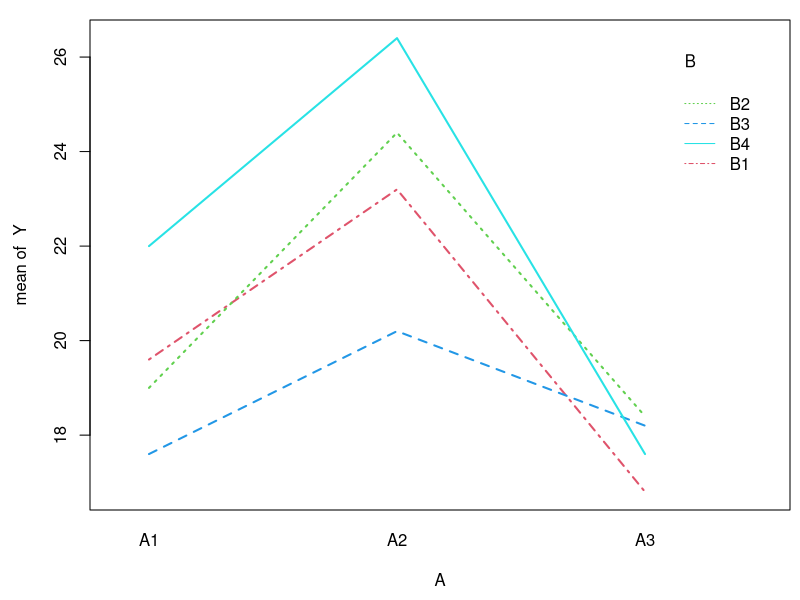

Write the R code that produced this figure.
Y <- scan("tree.data")
A <- gl(3, 20, 60, labels = paste("A", 1:3, sep = ""))
B <- gl(4, 1, 60, labels = paste("B", 1:4, sep = ""))
tree.aov <- aov(Y ~ A+B+A:B)
summary(tree.aov)

tapply(Y, A, mean)
tapply(Y, B, mean)
matrix(tapply(Y, A:B, mean), nr = 3, nc = 4, byrow = T,
       dimnames=list(levels(A), levels(B)))

par(mai=c(0.9,0.9, 0.2, 0.1))
interaction.plot(A, B, Y, lwd = 2, col = 2:5)

savePlot("interaction_plot", type="eps")
